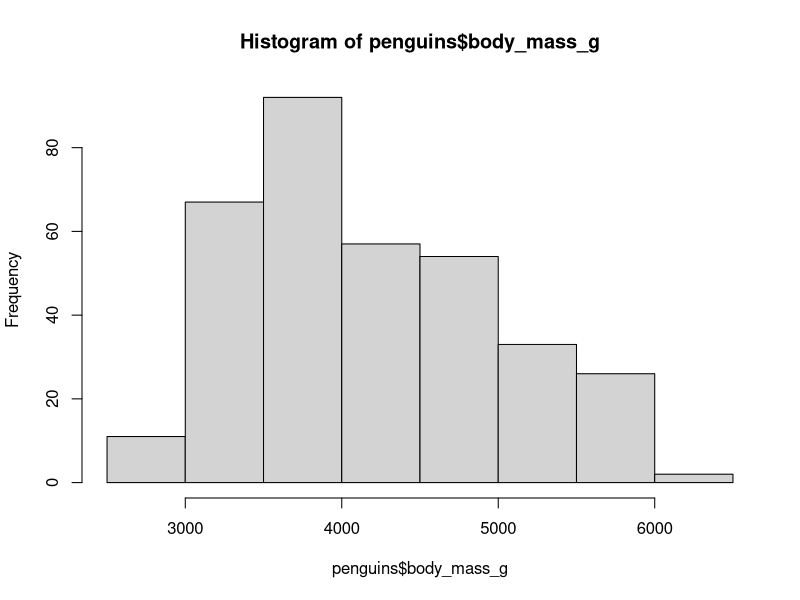
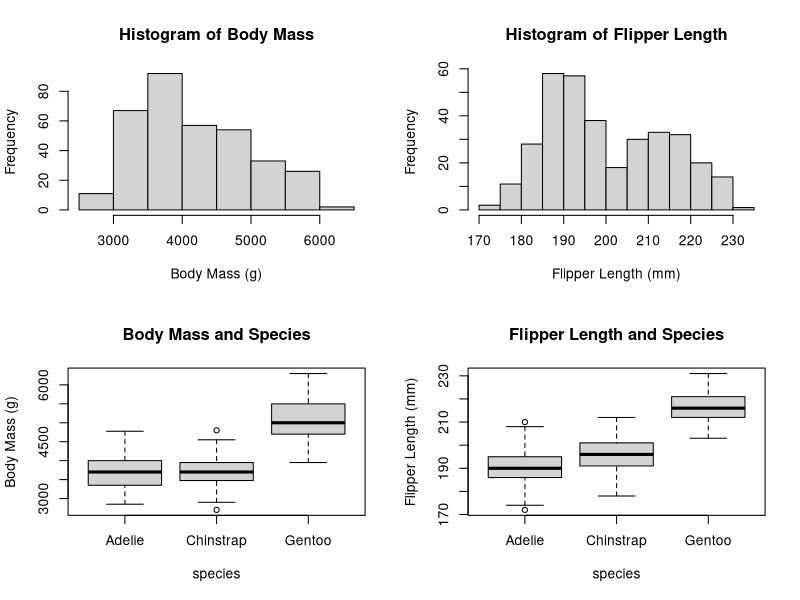
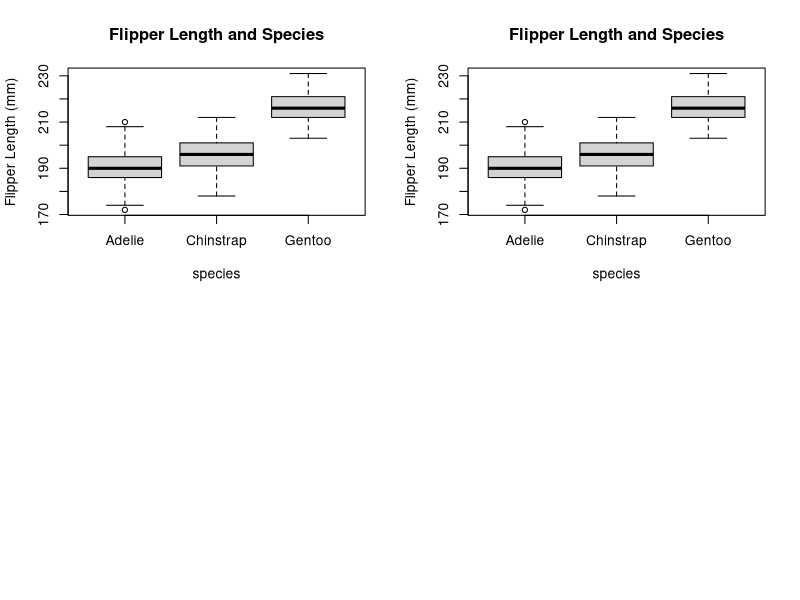

Here is the R script that generated these plots, in order:
## ---- chunk 1
knitr::opts_chunk$set(echo = TRUE)
## ---- chunk 2
require(palmerpenguins)
hist(penguins$body_mass_g)

## ---- chunk 3
par(mfrow = c(2, 2))
hist(
penguins$body_mass_g,
main = "Histogram of Body Mass",
xlab = "Body Mass (g)")
hist(
penguins$flipper_length_mm,
main = "Histogram of Flipper Length",
xlab = "Flipper Length (mm)")
boxplot(
body_mass_g ~ species, data = penguins,
main = "Body Mass and Species",
ylab = "Body Mass (g)"
)
boxplot(
flipper_length_mm ~ species, data = penguins,
main = "Flipper Length and Species",
ylab = "Flipper Length (mm)"
)
## ---- chunk 4
boxplot(
  flipper_length_mm ~ species, data = penguins,
  main = "Flipper Length and Species",
  ylab = "Flipper Length (mm)"
)

## ---- chunk 5
boxplot(
  flipper_length_mm ~ species, data = penguins,
  main = "Flipper Length and Species",
  ylab = "Flipper Length (mm)"
)

